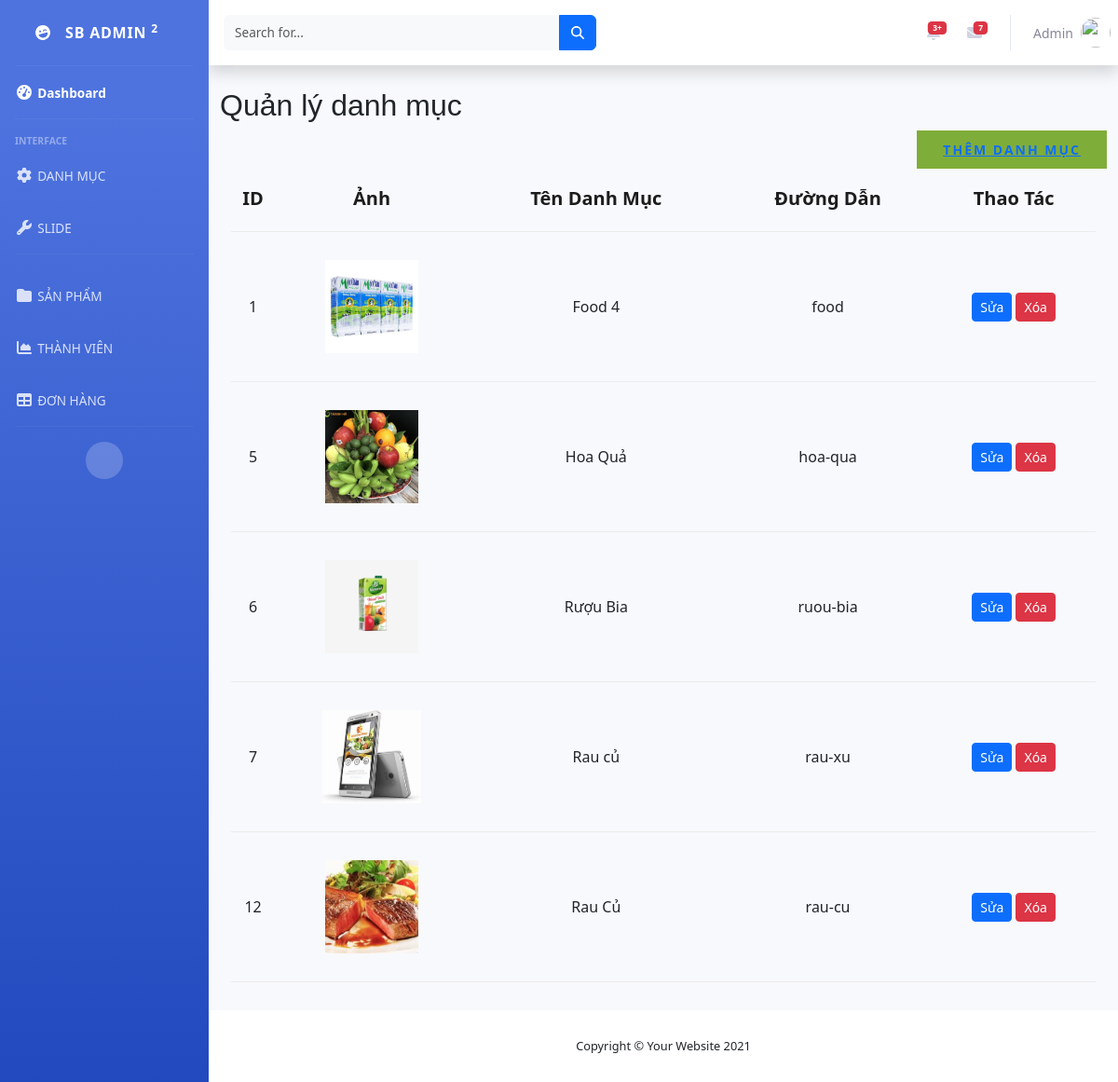
The page /manageCategory/ on the database as committed earlier.
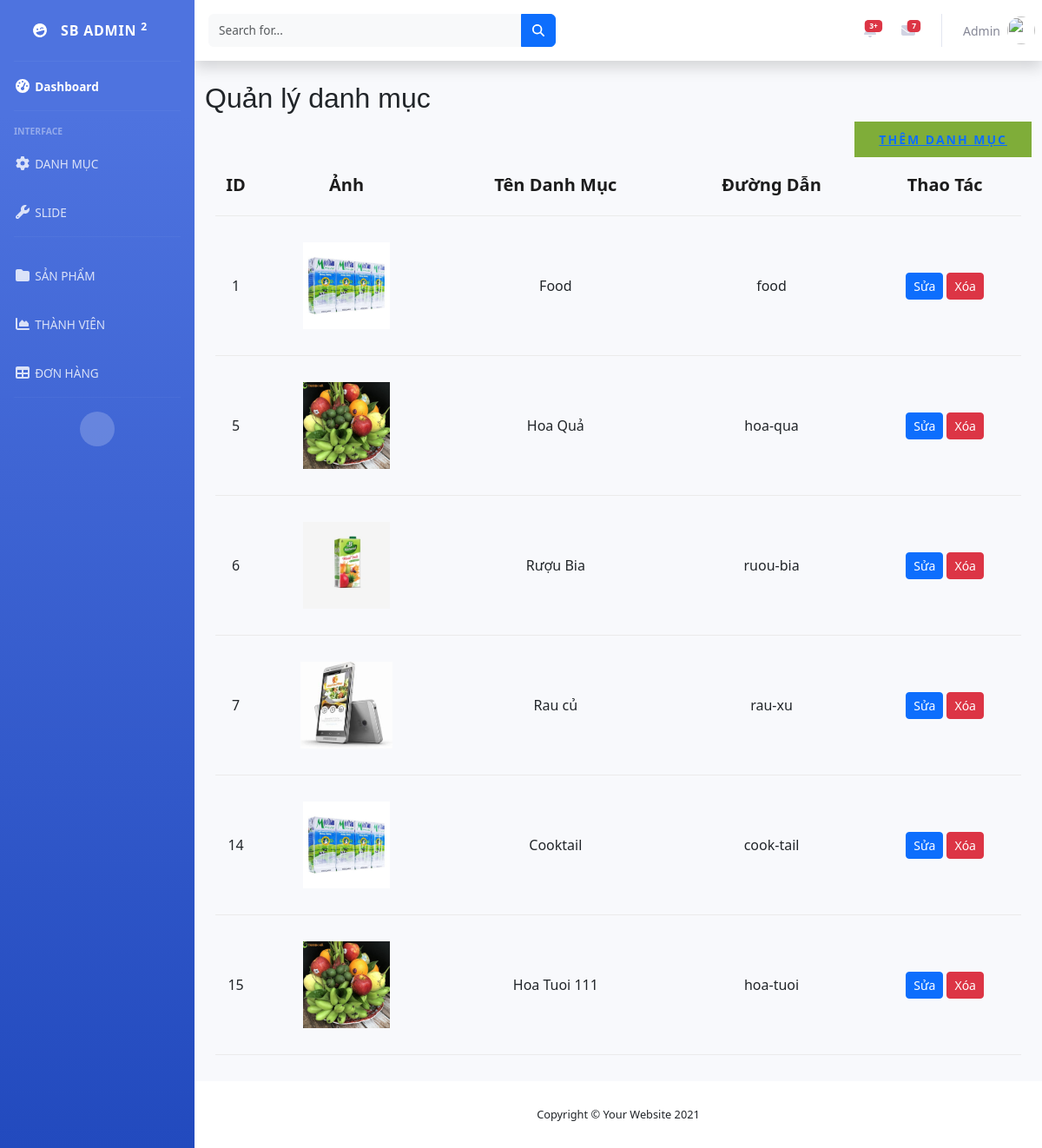
The same page on the database as committed later.
### app/models.py (models this page shows, shortened)
class Category(models.Model):
    sub_category = models.ForeignKey('self', on_delete=models.CASCADE, related_name='sub_categories', null=True, blank=True)
    is_sub = models.BooleanField(default=False)
    name = models.CharField(max_length=200, null=True)
    slug = models.CharField(max_length=200, null=True)
    image = models.ImageField(null=True, blank=True)
    @property
    def ImageURL(self):
        try:
            url = self.image.url
        except:
            url = ''
        return url

### app/views.py (the view)
# urls.py: path('manageCategory/', views.manageCategory, name="manageCategory"),
def manageCategory(request):
    categories = Category.objects.all()  # lay cac damh muc lon
    context ={'categories': categories}
    return render(request, 'admin/managementCategory.html', context)

### app/templates/admin/managementCategory.html
{% extends 'admin/manage.html' %}
{% load static %}
{% block blog-category %}
    <div class="container mt-4">
       <h2>Quản lý danh mục</h2>
    <div class="text-right mb-3">
       <button style="border: none;" class="primary-btn" data-toggle="modal" ><a href="{% url 'addCategory' %}">Thêm danh mục</a></button>
  </div>
  <section class="mt-3">
        <div class="container">
            <div class="row">
                <div class="col-lg-12">
                    <div class="shoping__cart__table">
                        <table>
                            <thead>
                                <tr>
                                    <th>ID</th>
                                    <th>Ảnh</th>
                                    <th>Tên Danh Mục</th>
                                    <th>Đường Dẫn</th>
                                    <th>Thao Tác</th>
                                </tr>
                            </thead>
                            <tbody>
                                {% for category in categories %}
                                <tr>
                                    <td>
                                        {{ category.id }}
                                    </td>
                                    <td>
                                        <img style="height: 100px" src="{{ category.ImageURL }}" alt="">
                                    </td>
                                    <td>
                                        {{ category.name }}
                                    </td>
                                    <td>
                                        {{ category.slug }}
                                    </td>
                                    <td>
                                        <a href="{% url 'editCategory' %}?id={{ category.id }}" class="btn btn-primary btn-sm">Sửa</a>
                                        <a href="{% url 'deleteCategory' %}?id={{ category.id }}" class="btn btn-danger btn-sm">Xóa</a>
                                    </td>
                                </tr>
                                {% endfor %}
                            </tbody>
                        </table>
                    </div>
                </div>
            </div>
        </div>
    </section>
</div>
{% endblock blog-category %}

Rows that differ between the two databases and show on the page:
removed Category: id "12", ImageURL (picture), name "Rau Củ", slug "rau-cu"
changed Category "food": name "Food 4" → "Food"
added Category: id "14", ImageURL (picture), name "Cooktail", slug "cook-tail"
added Category: id "15", ImageURL (picture), name "Hoa Tuoi 111", slug "hoa-tuoi"
